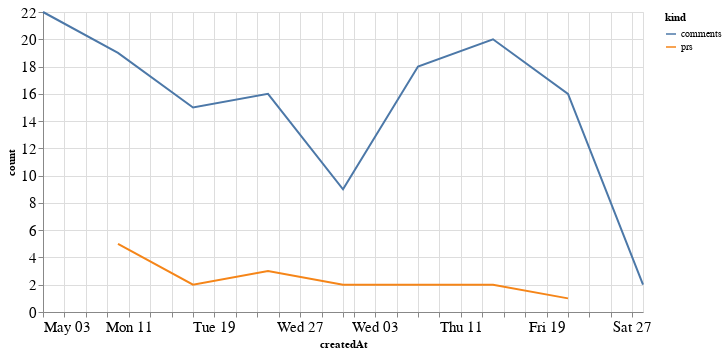

The code cell stored with this chart in its notebook:
### Code cell
alt.Chart(total_time, width=600).mark_line().encode(
    x='createdAt',
    y='count',
    color='kind'
)

### Figure 1 — Vega-Lite specification as saved in the notebook (floating-point values rounded to 4 significant figures)
{"config": {"axisLeft": {"labelFontSize": 15}, "axisBottom": {"labelFontSize": 15}}, "data": {"name": "data-c34eb2caf88a54f14aeae40c9929f9f9"}, "mark": "line", "encoding": {"color": {"type": "nominal", "field": "kind"}, "x": {"type": "temporal", "field": "createdAt"}, "y": {"type": "quantitative", "field": "count"}}, "width": 600, "$schema": "https://vega.github.io/schema/vega-lite/v4.8.1.json", "datasets": {"data-c34eb2caf88a54f14aeae40c9929f9f9": [{"createdAt": "2020-05-10T00:00:00", "kind": "prs", "count": 5.0}, {"createdAt": "2020-05-17T00:00:00", "kind": "prs", "count": 2.0}, {"createdAt": "2020-05-24T00:00:00", "kind": "prs", "count": 3.0}, {"createdAt": "2020-05-31T00:00:00", "kind": "prs", "count": 2.0}, {"createdAt": "2020-06-07T00:00:00", "kind": "prs", "count": 2.0}, {"createdAt": "2020-06-14T00:00:00", "kind": "prs", "count": 2.0}, {"createdAt": "2020-06-21T00:00:00", "kind": "prs", "count": 1.0}, {"createdAt": "2020-05-03T00:00:00", "kind": "prs", "count": null}, {"createdAt": "2020-06-28T00:00:00", "kind": "prs", "count": null}, {"createdAt": "2020-05-10T00:00:00", "kind": "comments", "count": 19.0}, {"createdAt": "2020-05-17T00:00:00", "kind": "comments", "count": 15.0}, {"createdAt": "2020-05-24T00:00:00", "kind": "comments", "count": 16.0}, {"createdAt": "2020-05-31T00:00:00", "kind": "comments", "count": 9.0}, {"createdAt": "2020-06-07T00:00:00", "kind": "comments", "count": 18.0}, {"createdAt": "2020-06-14T00:00:00", "kind": "comments", "count": 20.0}, {"createdAt": "2020-06-21T00:00:00", "kind": "comments", "count": 16.0}, {"createdAt": "2020-05-03T00:00:00", "kind": "comments", "count": 22.0}, {"createdAt": "2020-06-28T00:00:00", "kind": "comments", "count": 2.0}]}}
